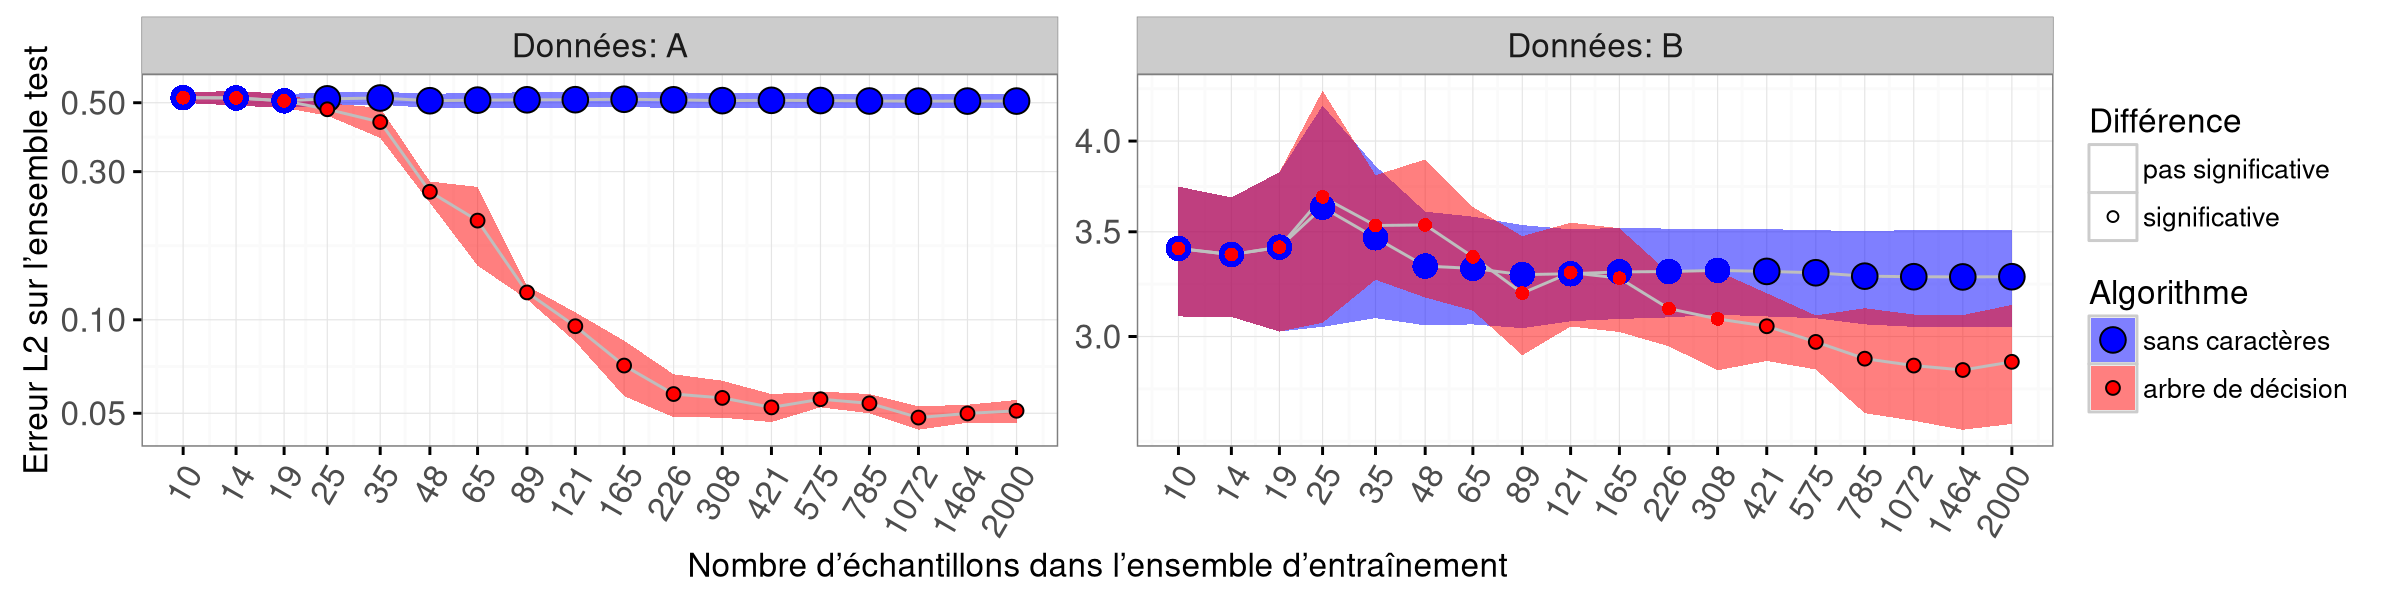

This chart was generated by the following R code:
library(data.table)
n.folds <- 6
max.N <- 2000
N <- max.N*n.folds/(n.folds-1)
abs.x <- 3*pi
set.seed(2)
norm01 <- function(z,ref=z)(z-min(ref))/(max(ref)-min(ref))
(grid.dt <- data.table(
  raw=seq(-abs.x,abs.x, l=201),
  y=0 #for mlr3
)[, x := norm01(raw)][])
x.vec <- runif(N, -abs.x, abs.x)
str(x.vec)
reg.pattern.list <- list(
  sin=sin)
standard.deviation.vec <- c(
  easy=0.1,
  hard=1.7)
reg.task.list <- list()
reg.data.list <- list()
grid.signal.dt.list <- list()
for(signal in names(reg.pattern.list)){
  f <- reg.pattern.list[[signal]]
  for(difficulty in names(standard.deviation.vec)){
    standard.deviation <- standard.deviation.vec[[difficulty]]
    task_id <- paste(signal, difficulty)
    signal.vec <- f(x.vec)
    y <- signal.vec+rnorm(N,sd=standard.deviation)
    task.dt <- data.table(
      x=norm01(x.vec,grid.dt$raw), y)
    reg.data.list[[paste(difficulty, task_id)]] <- data.table(
      difficulty,
      signal,
      task_id,
      task.dt)
    reg.task.list[[paste(difficulty, task_id)]] <- mlr3::TaskRegr$new(
      task_id, task.dt, target="y"
    )
    grid.signal.dt.list[[paste(difficulty, task_id)]] <- data.table(
      difficulty,
      signal,
      task_id,
      algorithm="ideal",
      x=grid.dt$x,
      y=f(grid.dt$raw)
    )
  }
}
(reg.data <- rbindlist(reg.data.list))
(grid.signal.dt <- rbindlist(grid.signal.dt.list))
if(require(animint2)){
  ggplot()+
    geom_point(aes(
      x, y),
      data=reg.data)+
    geom_line(aes(
      x, y),
      color="red",
      size=2,
      data=grid.signal.dt)+
    facet_grid(signal ~ difficulty, labeller=label_both)
}

reg_size_cv <- mlr3resampling::ResamplingVariableSizeTrainCV$new()
n.train.sizes <- 18
reg_size_cv$param_set$values$train_sizes <- n.train.sizes
reg_size_cv$param_set$values$folds <- n.folds
reg_size_cv$param_set$values$random_seeds <- 1
reg_size_cv$instantiate(reg.task.list[[1]])#required for consistent folds across tasks.

(reg.learner.list <- list(
  if(requireNamespace("rpart"))mlr3::LearnerRegrRpart$new(),
  mlr3::LearnerRegrFeatureless$new()))
(reg.bench.grid <- mlr3::benchmark_grid(
  reg.task.list,
  reg.learner.list,
  reg_size_cv))

if(FALSE){
  if(require(future))plan("multisession")
}
if(require(lgr))get_logger("mlr3")$set_threshold("warn")
(reg.bench.result <- mlr3::benchmark(
  reg.bench.grid, store_models = TRUE))

reg.bench.score <- nc::capture_first_df(
  mlr3resampling::score(reg.bench.result),
  task_id=list(
    signal=".*?",
    " ",
    difficulty=".*"))[
, signal_difficulty_Ntrain := paste(signal,difficulty,train_size),
][]
train_size_vec <- unique(reg.bench.score$train_size)

grid.task <- mlr3::TaskRegr$new("grid", grid.dt, target="y")
pred.dt.list <- list()
point.dt.list <- list()
for(score.i in 1:nrow(reg.bench.score)){
  reg.bench.row <- reg.bench.score[score.i]
  task.dt <- data.table(
    reg.bench.row$task[[1]]$data(),
    reg.bench.row$resampling[[1]]$instance$id.dt)
  set.ids <- data.table(
    Set=c("test","train")
  )[
  , data.table(row_id=reg.bench.row[[Set]][[1]])
  , by=Set]
  i.points <- set.ids[
    task.dt, on="row_id"
  ][
    is.na(Set), Set := "unused"
  ]
  point.id <- reg.bench.row[, paste(signal_difficulty_Ntrain, test.fold, algorithm)]
  point.dt.list[[point.id]] <- data.table(
    reg.bench.row[, .(signal_difficulty_Ntrain, test.fold, algorithm)],
    i.points)
  i.learner <- reg.bench.row$learner[[1]]
  pred.dt.list[[score.i]] <- data.table(
    reg.bench.row[, .(
      signal_difficulty_Ntrain, signal, difficulty, train_size, test.fold, algorithm
    )],
    as.data.table(
      i.learner$predict(grid.task)
    )[, .(x=grid.dt$x, y=response)]
  )
}
(pred.dt <- rbindlist(pred.dt.list))
(point.dt <- rbindlist(point.dt.list)[algorithm=="featureless"])
(upred <- unique(pred.dt[, .(signal_difficulty_Ntrain, signal, difficulty, train_size)]))
signal.dt <- upred[
  grid.signal.dt, on=.(signal,difficulty), allow.cartesian=TRUE]

point.dt[grepl(" 10$", signal_difficulty_Ntrain) & test.fold==1 & Set=="train"][, .SD[1:2], by=.(signal_difficulty_Ntrain)]

(reg.bench.wide <- dcast(
  reg.bench.score,
  signal + difficulty + train_size + algorithm + signal_difficulty_Ntrain ~ .,
  list(mean, sd, length, min, max),
  value.var=c("regr.mse")))
reg.bench.test <- dcast(
  reg.bench.score[, log10.mse := log10(regr.mse)],
  signal + difficulty + train_size + test.fold + signal_difficulty_Ntrain ~ algorithm,
  value.var=c("log10.mse"))
rect.x <- seq(1,log10(max.N),l=n.train.sizes)
seq.diff <- diff(rect.x)[1]/2
test.proposed <- reg.bench.test[, {
  paired <- t.test(rpart, featureless, alternative="two.sided", paired=TRUE)
  unpaired <- t.test(rpart, featureless, alternative="two.sided", paired=FALSE)
  data.table(
    mean.of.diff=paired$estimate, p.paired=paired$p.value, p.value=unpaired$p.value,
    mean.rpart=unpaired$estimate[1], mean.featureless=unpaired$estimate[2], p.unpaired=unpaired$p.value)
}, keyby=.(signal,difficulty,train_size,signal_difficulty_Ntrain)
][, `:=`(
  difference=ifelse(
    is.nan(p.value) | p.value>0.05, "not significant", "significant"),
  xmin=10^(rect.x-seq.diff),
  xmax=10^(rect.x+seq.diff)
), by=.(signal,difficulty)][]
reg.bench.join <- reg.bench.wide[
  test.proposed[, .(signal_difficulty_Ntrain,signal,difficulty,train_size,difference)],
  on=.NATURAL]
mid.x <- 10^((max(rect.x)+min(rect.x))/2)
data.color <- "grey50"
mse.limits <- c(0.04, 3.2)
mse.breaks <- c(0.05, 0.2, 0.8, 3.2)
Toff <- 1.2
Tbrk <- c(0,0.5,1)
Tbreaks <- c(Tbrk,Tbrk+Toff)
Tlabels <- c(Tbrk,Tbrk)
unused.x <- 1.1
unused.y.point <- -3
unused.y.text <- -4
Set.y.text <- 4
Tpred <- function(DT){
  if(! "Set" %in% names(DT)){
    DT <- data.table(Set=c("train","test"))[, data.table(DT), by=Set]
  }
  data.table(DT)[
  , x := ifelse(Set=="test",0,Toff)+x
  ][
    Set=="unused", `:=`(x=unused.x, y=unused.y.point)
  ][]
}
(data.sizes <- point.dt[, .(N=.N), by=.(signal_difficulty_Ntrain, test.fold, Set)])

algo.info <- rowwiseDT(
  Algorithme=, algorithm=, color=, size=,
  "sans caractères","featureless","blue",4,
  "arbre de décision", "rpart", "red", 2,
  "idéal", "ideal", "black", 1)
fr <- function(DT)DT[, let(
  Données=ifelse(difficulty=="easy", "A", "B"),
  Algorithme=factor(algorithm, algo.info$algorithm, algo.info$Algorithme)
)]
fr(reg.bench.wide)
fr(reg.bench.join)[, let(Différence=ifelse(difference=="significant", "significative", "pas significative"))]
gg <- ggplot()+
  theme_bw()+
  theme(axis.text.x=element_text(angle=60, hjust=1))+
  geom_ribbon(aes(
    train_size,
    ymin=regr.mse_mean-regr.mse_sd,
    ymax=regr.mse_mean+regr.mse_sd,
    group=Algorithme,
    fill=Algorithme),
    help=paste("Mean plus or minus one standard deviation, over", n.folds, "cross-validation folds."),
    color=NA,
    alpha=0.5,
    data=reg.bench.wide)+
  geom_line(aes(
    train_size, regr.mse_mean,
    group=Algorithme),
    help=paste("Mean over", n.folds, "cross-validation folds."),
    color="grey",
    showSelected="Algorithme",
    data=reg.bench.wide)+
  scale_size_manual(values=algo.info[, structure(size, names=Algorithme)])+
  scale_fill_manual(values=algo.info[, structure(color, names=Algorithme)])+
  scale_color_manual(values=c(
    significative="black",
    "pas significative"=NA))+
  geom_point(aes(
    train_size, regr.mse_mean,
    color=Différence,
    size=Algorithme,
    fill=Algorithme),
    data=reg.bench.join)+
  scale_y_log10(
    "Erreur L2 sur l’ensemble test"
  )+
  scale_x_log10(
    "Nombre d’échantillons dans l’ensemble d’entraînement",
    breaks=unique(reg.bench.join$train_size))+
  facet_wrap("Données", scales="free", labeller=label_both)
png("cv-subsets-small-large-noise-fr.png", width=12, height=3, units="in", res=200)
print(gg)
dev.off()
